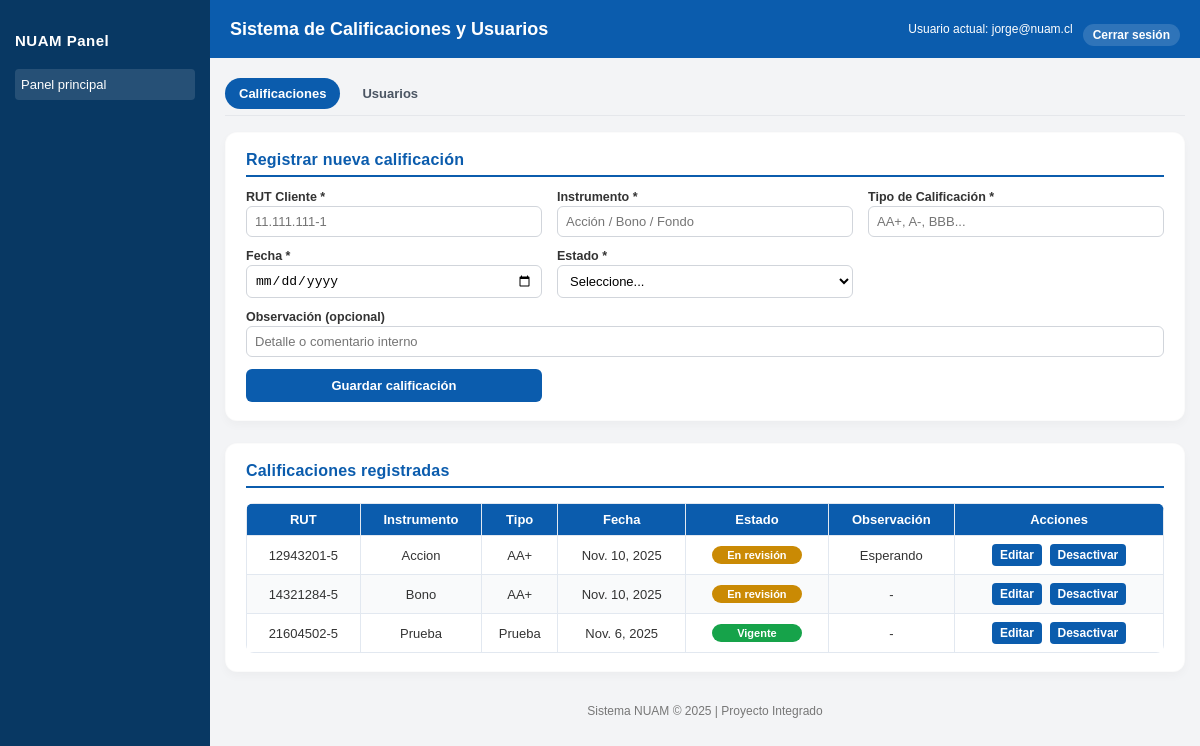
The app's page / (signed in), older data.
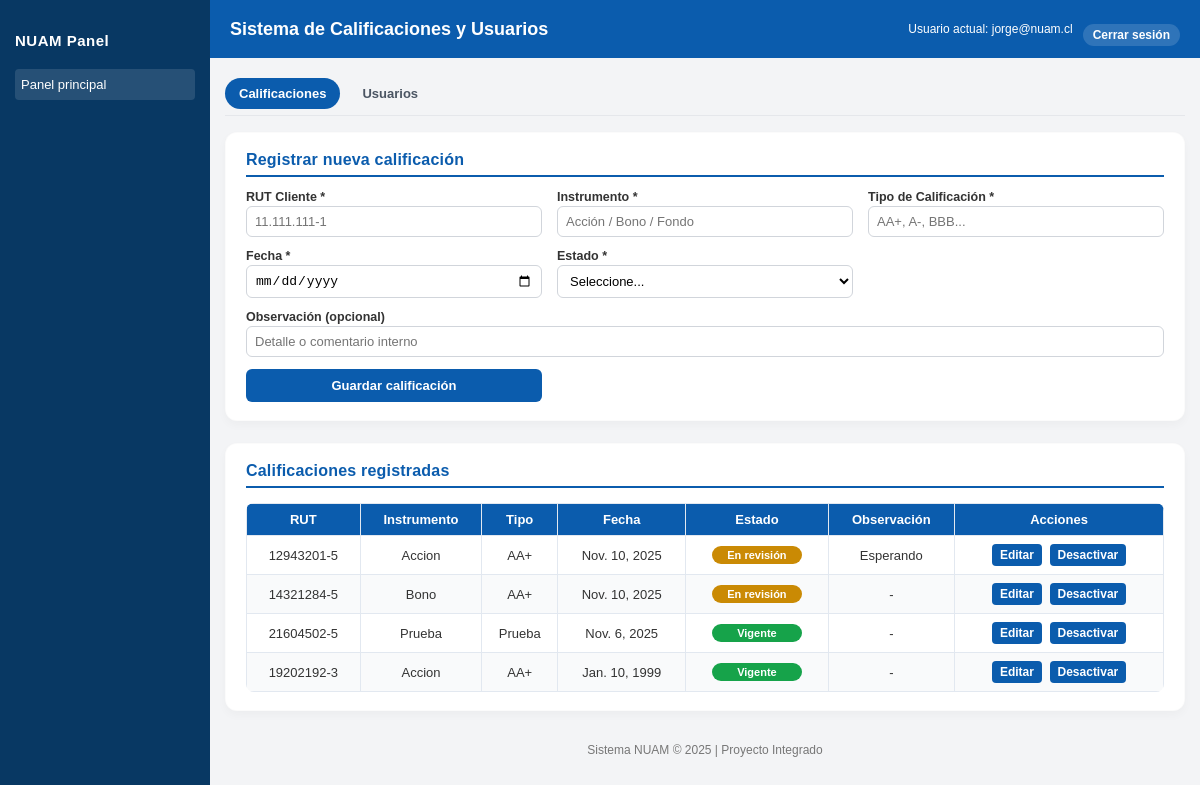
The same page, newer data.
### miApp/models.py (models this page shows, shortened)
class Calificacion(models.Model):
    rut_cliente = models.CharField(max_length=20)
    instrumento = models.CharField(max_length=100)
    tipo_calificacion = models.CharField(max_length=20)
    fecha_calificacion = models.DateField()
    estado = models.CharField(max_length=20, default='vigente')
    observacion = models.TextField(blank=True, null=True)
    creado_por = models.ForeignKey(
        Usuario,
        on_delete=models.SET_NULL,
        null=True,
        blank=True,
        related_name='calificaciones_creadas'
    )

### miApp/views.py (the view, shortened to what this page needs)
# urls.py: path('', main_view, name='main'),
@login_required
def main_view(request):
    calificaciones = Calificacion.objects.all().order_by('-fecha_calificacion')
    usuarios = Usuario.objects.filter(activo=True).order_by('nombre')
    return render(request, 'main.html', {
        'calificaciones': calificaciones,
        'usuarios': usuarios
    })

### miApp/templates/main.html (shortened to what the changed rows need)
<!DOCTYPE html>
<html lang="es">
  <head>
  </head>
  <body>
    <aside>
      <h2>NUAM Panel</h2>
    </aside>
    <div class="contenedor">
      <header>
        <h1>Sistema de Calificaciones y Usuarios</h1>
      </header>
      <main>
        <div id="seccion-calificaciones">
          <section class="panel" aria-label="Registro de calificaciones">
            <h2>Registrar nueva calificación</h2>
          </section>
          <section class="panel" aria-label="Listado de calificaciones">
            <h2>Calificaciones registradas</h2>
            <table>
              <thead>
                <tr>
                  <th>RUT</th>
                  <th>Instrumento</th>
                  <th>Tipo</th>
                  <th>Fecha</th>
                  <th>Estado</th>
                  <th>Observación</th>
                  <th>Acciones</th>
                </tr>
              </thead>
              <tbody>
                {% if calificaciones %}
                  {% for c in calificaciones %}
                    <tr>
                      <td>{{ c.rut_cliente }}</td>
                      <td>{{ c.instrumento }}</td>
                      <td>{{ c.tipo_calificacion }}</td>
                      <td>{{ c.fecha_calificacion }}</td>
                      <td>
                        {% if c.estado == 'vigente' %}
                          <span class="badge vigente">Vigente</span>
                        {% elif c.estado == 'vencida' %}
                          <span class="badge vencida">Vencida</span>
                        {% else %}
                          <span class="badge revision">En revisión</span>
                        {% endif %}
                      </td>
                      <td>{{ c.observacion|default:"-" }}</td>
                      <td class="acciones">
                        <form action="{% url 'editar_calificacion' c.id %}" method="GET">
                          <button type="submit">Editar</button>
                        </form>
                        {% if user.is_superuser %}
                        <form action="{% url 'desactivar_calificacion' c.id %}" method="POST">
                          <button
                            type="submit"
                            onclick="return confirm('¿Seguro que deseas marcar esta calificación como vencida?')"
                          >
                            Desactivar
                          </button>
                        </form>
                        {% endif %}
                      </td>
                    </tr>
                  {% endfor %}
                {% else %}
                <tr>
                  <td colspan="7">No hay calificaciones registradas.</td>
                </tr>
                {% endif %}
              </tbody>
            </table>
          </section>
        </div>
      </main>
    </div>
  </body>
</html>

Row changes from the older to the newer data that the page shows:
added Calificacion: rut_cliente "19202192-3", instrumento "Accion", tipo_calificacion "AA+", fecha_calificacion "Jan. 10, 1999", estado "Vigente", observacion "-"
